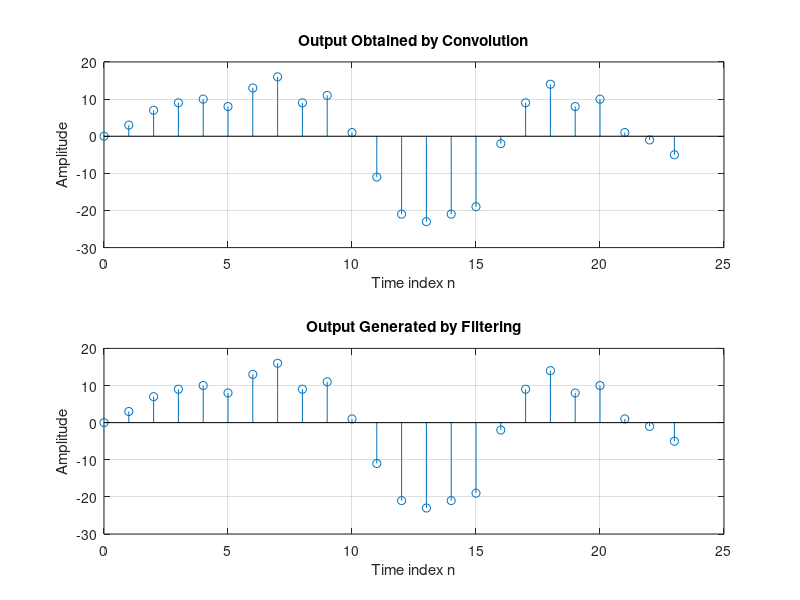

Recreate this plot in MATLAB.
% Program Q2_29
clf;
h = [3 1 4 1 5 9 2 6 5 4 -3 -1 -4 -1 -5]; % impulse response
x = [0 1 2 1 0 -1 -2 -1 0 1]; % input sequence
y = conv(h,x);
n = 0:length(h)+length(x)-2;
subplot(2,1,1);
stem(n,y);
xlabel('Time index n'); ylabel('Amplitude');
44
title('Output Obtained by Convolution'); grid;
x1 = [x zeros(1,length(h)-1)];
y1 = filter(h,1,x1);
subplot(2,1,2);
stem(n,y1);
xlabel('Time index n'); ylabel('Amplitude');
title('Output Generated by Filtering'); grid;
